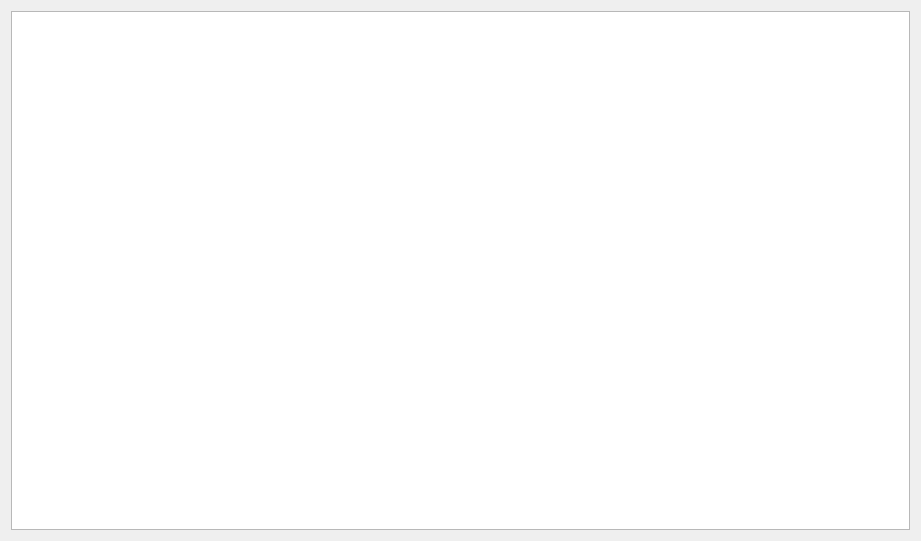
<?xml version="1.0" encoding="UTF-8"?>
<ui version="4.0">
 <class>Dialog</class>
 <widget class="QDialog" name="Dialog">
  <property name="geometry">
   <rect>
    <x>0</x>
    <y>0</y>
    <width>921</width>
    <height>541</height>
   </rect>
  </property>
  <property name="windowTitle">
   <string>Dialog</string>
  </property>
  <layout class="QVBoxLayout" name="verticalLayout">
   <item>
    <widget class="QTreeView" name="treeView"/>
   </item>
  </layout>
 </widget>
 <resources/>
 <connections/>
</ui>
